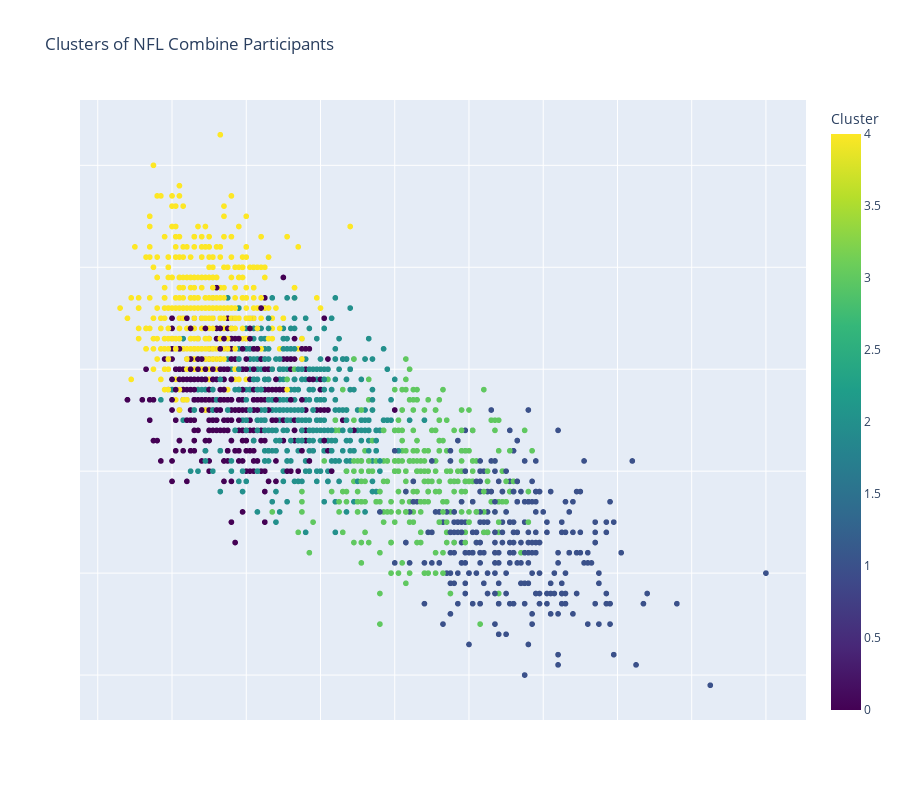

Notebook cell for this chart:
### Markdown cell above
## K-Means Clustering for Player Stats and Draft Rate Similarity

### Code cell
import pandas as pd
from sklearn.cluster import KMeans
from sklearn.preprocessing import StandardScaler
import plotly.express as px

# Reads the data into a dataframe
df = pd.read_csv('nfl_combine_2010_to_2023.csv')

# Define the position groups
position_groups = {
    'WR': ['WR'],
    'RB': ['RB'],
    'QB': ['QB'],
    'TE': ['TE'],
    'DL': ['DE', 'DT', 'EDGE'],
    'OL': ['OT', 'OG', 'C', 'G'],
    'CB': ['CB'],
    'S': ['S', 'SAF'],
    'LB': ['LB', 'ILB', 'OLB']
}

# Maps each player to a position
def map_position_to_group(pos):
    for group, positions in position_groups.items():
        if pos in positions:
            return group
    return None

df['Position_Group'] = df['Pos'].apply(map_position_to_group)

# Drops the NaN values from the feature data
X = df[['40yd', 'Vertical', 'Bench', 'Broad Jump', '3Cone', 'Shuttle', 'Player']].dropna()
df = df.loc[X.index] 

# Adds a scaler for normalization
scaler = StandardScaler()
X_scaled = scaler.fit_transform(X.drop('Player', axis=1))

# Utilize K-Means Clustering
kmeans = KMeans(n_clusters=5, n_init=10, random_state=42)
clusters = kmeans.fit_predict(X_scaled)
df['Cluster'] = clusters  

# Adds the stats hovering above each point in the plot
hover_text = []
for index, row in df.iterrows():
    hover_text.append(f"Player: {row['Player']}<br>"
                      f"Position: {row['Pos']}<br>"
                      f"Position Group: {row['Position_Group']}<br>"
                      f"40 Yard Dash: {row['40yd']} seconds<br>"
                      f"Vertical Jump: {row['Vertical']} inches<br>"
                      f"Bench Press: {row['Bench']} reps<br>"
                      f"Broad Jump: {row['Broad Jump']} inches<br>"
                      f"3 Cone Drill: {row['3Cone']} seconds<br>"
                      f"Shuttle Drill: {row['Shuttle']} seconds")

df['Hover_Text'] = hover_text

# Plot the results of clustering
fig = px.scatter(df, x='40yd', y='Vertical', color='Cluster', hover_name='Hover_Text',
                 title='Clusters of NFL Combine Participants', labels={'40yd': '', 'Vertical': ''},
                 color_continuous_scale='viridis', height=800)  

fig.update_xaxes(showticklabels=False)  
fig.update_yaxes(showticklabels=False) 

fig.show()

# Output the draft rate for each cluster
for i in range(5):
    cluster_data = df[df['Cluster'] == i]
    print(f"Cluster {i} Draft Rate: {cluster_data['Drafted'].mean()}")

### Figure 1 — Plotly figure (JSON) as saved in the notebook; plotly's stock layout.template omitted (floating-point values rounded to 4 significant figures; data arrays with more than 128 entries replaced by an {"elided": "..."} marker saying what was removed)
{"data": [{"hovertemplate": "<b>%{hovertext}</b><br><br>=%{y}<br>Cluster=%{marker.color}<extra></extra>", "hovertext": {"elided": "2028 str values"}, "legendgroup": "", "marker": {"color": {"elided": "2028 int values"}, "coloraxis": "coloraxis", "symbol": "circle"}, "mode": "markers", "name": "", "showlegend": false, "type": "scattergl", "x": {"elided": "2028 float values"}, "xaxis": "x", "y": {"elided": "2028 float values"}, "yaxis": "y"}], "layout": {"coloraxis": {"colorbar": {"title": {"text": "Cluster"}}, "colorscale": [[0, "#440154"], [0.1111, "#482878"], [0.2222, "#3e4989"], [0.3333, "#31688e"], [0.4444, "#26828e"], [0.5556, "#1f9e89"], [0.6667, "#35b779"], [0.7778, "#6ece58"], [0.8889, "#b5de2b"], [1, "#fde725"]]}, "height": 800, "legend": {"tracegroupgap": 0}, "title": {"text": "Clusters of NFL Combine Participants"}, "xaxis": {"anchor": "y", "domain": [0, 1], "showticklabels": false, "title": {"text": ""}}, "yaxis": {"anchor": "x", "domain": [0, 1], "showticklabels": false, "title": {"text": ""}}}}
